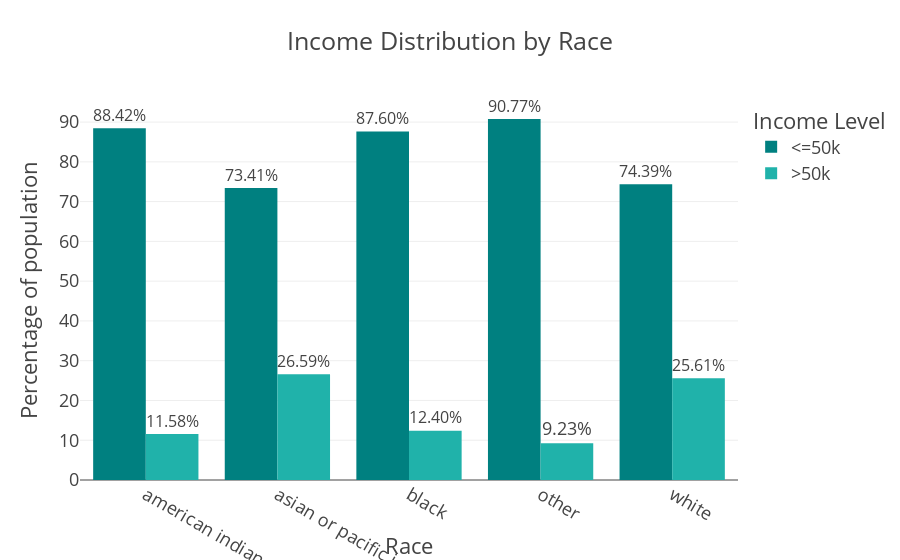

The code cell stored with this chart in its notebook:
### Code cell
fig=px.bar(adult_df_income_race,
           x='race',
           y='percentage',
           color='income',
           title='Income Distribution by Race',
           color_discrete_sequence=["teal","LightSeaGreen"],
           barmode='group',
           text='percentage'
           
              
)
fig.update_layout(template="presentation",
                 xaxis_title='Race',
                  yaxis_title='Percentage of population',
                  legend_title=dict(text='Income Level'),
                 paper_bgcolor="rgba(0,0,0,0)",plot_bgcolor=("rgba(0,0,0,0)"))
fig.update_traces(texttemplate='%{text:.2f}%',textposition='outside')
fig.show()
fig.write_image(os.path.join(result_dir,'income_distribution-Race-bar_chart.jpg'))
fig.write_image(os.path.join(result_dir,'income_distribution-Race_bar_chart.png'))
fig.write_html(os.path.join(result_dir,'income_distribution-Race_bar_chart.html'))

### Figure 1 — Plotly figure (JSON) as saved in the notebook; plotly's stock layout.template omitted (floating-point values rounded to 4 significant figures)
{"data": [{"alignmentgroup": "True", "hovertemplate": "income=<=50k<br>race=%{x}<br>percentage=%{text}<extra></extra>", "legendgroup": "<=50k", "marker": {"color": "teal", "pattern": {"shape": ""}}, "name": "<=50k", "offsetgroup": "<=50k", "orientation": "v", "showlegend": true, "text": [88.42, 73.41, 87.6, 90.77, 74.39], "textposition": "outside", "texttemplate": "%{text:.2f}%", "type": "bar", "x": ["american indian or eskimo", "asian or pacific islander", "black", "other", "white"], "xaxis": "x", "y": [88.42, 73.41, 87.6, 90.77, 74.39], "yaxis": "y"}, {"alignmentgroup": "True", "hovertemplate": "income=>50k<br>race=%{x}<br>percentage=%{text}<extra></extra>", "legendgroup": ">50k", "marker": {"color": "LightSeaGreen", "pattern": {"shape": ""}}, "name": ">50k", "offsetgroup": ">50k", "orientation": "v", "showlegend": true, "text": [11.58, 26.59, 12.4, 9.225, 25.61], "textposition": "outside", "texttemplate": "%{text:.2f}%", "type": "bar", "x": ["american indian or eskimo", "asian or pacific islander", "black", "other", "white"], "xaxis": "x", "y": [11.58, 26.59, 12.4, 9.225, 25.61], "yaxis": "y"}], "layout": {"autosize": true, "barmode": "group", "legend": {"title": {"text": "Income Level"}, "tracegroupgap": 0}, "paper_bgcolor": "rgba(0, 0, 0, 0)", "plot_bgcolor": "rgba(0, 0, 0, 0)", "title": {"text": "Income Distribution by Race"}, "xaxis": {"anchor": "y", "autorange": true, "domain": [0, 1], "range": [-0.5, 4.5], "title": {"text": "Race"}, "type": "category"}, "yaxis": {"anchor": "x", "autorange": true, "domain": [0, 1], "range": [0, 95.55], "title": {"text": "Percentage of population"}, "type": "linear"}}}
